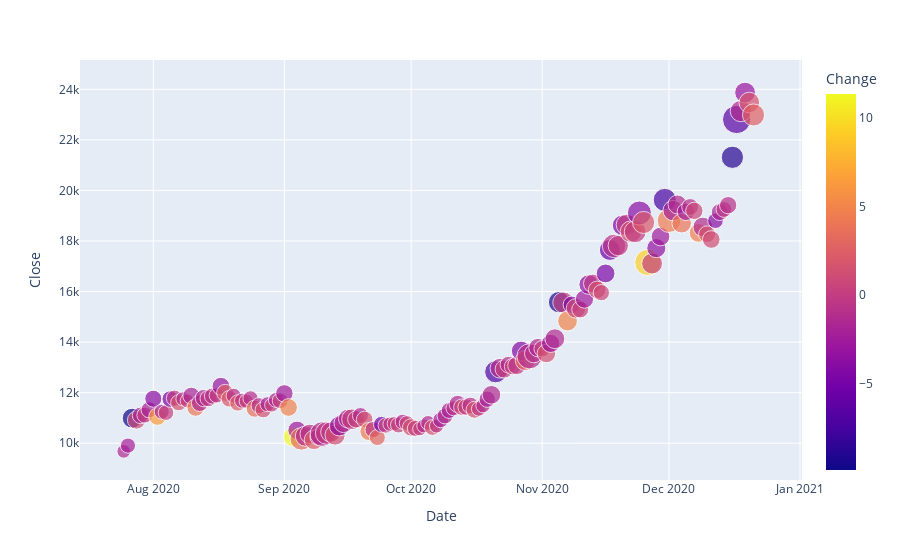

Notebook code cell kept with this figure:
### Markdown cell above
#### Scatter

### Code cell
fig = px.scatter(df.tail(150), x="Date", y="Close", color="Change",
                 size='Volume_bin')
fig.show()

### Figure 1 — Plotly figure (JSON) as saved in the notebook; plotly's stock layout.template omitted (floating-point values rounded to 4 significant figures; data arrays with more than 128 entries replaced by an {"elided": "..."} marker saying what was removed)
{"data": [{"hovertemplate": "Date=%{x}<br>Close=%{y}<br>Volume_bin=%{marker.size}<br>Change=%{marker.color}<extra></extra>", "legendgroup": "", "marker": {"color": {"elided": "150 float values"}, "coloraxis": "coloraxis", "size": {"elided": "150 float values"}, "sizemode": "area", "sizeref": 178.4, "symbol": "circle"}, "mode": "markers", "name": "", "orientation": "v", "showlegend": false, "type": "scatter", "x": {"elided": "150 str values"}, "xaxis": "x", "y": {"elided": "150 float values"}, "yaxis": "y"}], "layout": {"coloraxis": {"colorbar": {"title": {"text": "Change"}}, "colorscale": [[0, "#0d0887"], [0.1111, "#46039f"], [0.2222, "#7201a8"], [0.3333, "#9c179e"], [0.4444, "#bd3786"], [0.5556, "#d8576b"], [0.6667, "#ed7953"], [0.7778, "#fb9f3a"], [0.8889, "#fdca26"], [1, "#f0f921"]]}, "legend": {"itemsizing": "constant", "tracegroupgap": 0}, "margin": {"t": 60}, "xaxis": {"anchor": "y", "domain": [0, 1], "title": {"text": "Date"}}, "yaxis": {"anchor": "x", "domain": [0, 1], "title": {"text": "Close"}}}}
